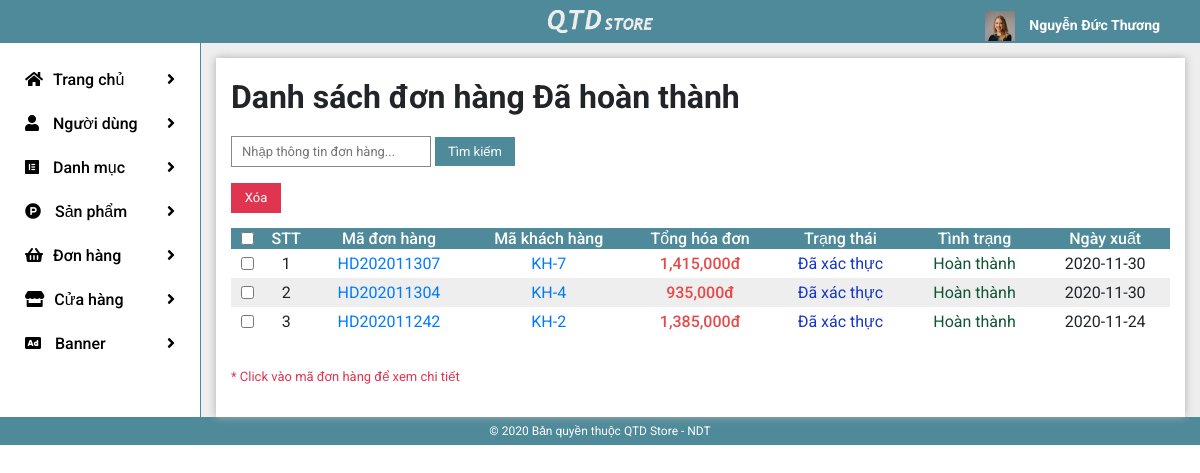
The app's page /admin/index.php?mod=bill&action=finish (signed in) with its own data.
### tables this page shows
CREATE TABLE `tbl_users` (
  `user_id` int(11) NOT NULL,
  `username` varchar(32) NOT NULL,
  `password` varchar(50) NOT NULL,
  `first_name` varchar(30) NOT NULL,
  `last_name` varchar(7) NOT NULL,
  `date_of_birth` date DEFAULT NULL,
  `gender` enum('male','female','','') NOT NULL,
  `phone` varchar(11) NOT NULL,
  `email` varchar(50) NOT NULL,
  `position` enum('member','salesman','manager') NOT NULL DEFAULT 'member',
  `address` varchar(100) DEFAULT NULL,
  `img_id` int(11) DEFAULT 1,
  `active_token` varchar(40) DEFAULT NULL,
  `is_active` enum('0','1') NOT NULL DEFAULT '0',
  `reset_token` varchar(40) DEFAULT NULL,
  `reg_date` date NOT NULL DEFAULT current_timestamp(),
  `region_id` int(11) DEFAULT NULL
);

CREATE TABLE `tbl_customer_bill` (
  `customer_bill_id` int(11) NOT NULL,
  `customer_id` int(11) NOT NULL,
  `bill_id` int(11) NOT NULL
);

CREATE TABLE `tbl_bill` (
  `bill_id` int(11) NOT NULL,
  `bill_code` varchar(50) NOT NULL,
  `discount_id` int(11) DEFAULT NULL,
  `delivery_fee_id` int(11) DEFAULT NULL,
  `method_pay` enum('0','1') NOT NULL DEFAULT '0',
  `shipping_code` varchar(20) DEFAULT NULL,
  `bill_date` date NOT NULL DEFAULT current_timestamp(),
  `total` float NOT NULL DEFAULT 0,
  `num_order` int(5) NOT NULL DEFAULT 0,
  `bill_status` enum('0','1') NOT NULL DEFAULT '0',
  `bill_condition` enum('0','1') NOT NULL DEFAULT '0'
);

### admin/libraries/database.php (called while the page is built, shortened)
<?php
function db_query($query_string) {
    global $conn;
    $result = mysqli_query($conn, $query_string);
    return $result;
}
function db_fetch_row($query_string) {
    $mysqli_result = db_query($query_string);
    $result = mysqli_fetch_assoc($mysqli_result);
    return $result;
}
function db_fetch_array($query_string) {
    $result = array();
    $mysqli_result = db_query($query_string);
    while ($row = mysqli_fetch_assoc($mysqli_result)) {
        $result[] = $row;
    }
    return $result;
}

### admin/modules/bill/controllers/indexController.php (called while the page is built, shortened)
<?php
function finishAction()
{
    $list_bill = get_list_finish_bill();
    $data['list_bill'] = $list_bill;
    load_view('finish', $data);
}

### admin/core/router.php (called while the page is built, shortened)
<?php
$action_name = get_action().'Action';
call_function(array('construct', $action_name));

### admin/core/appload.php (called while the page is built, shortened)
<?php
require CONFIGPATH . DIRECTORY_SEPARATOR . 'database.php';
require LIBPATH . DIRECTORY_SEPARATOR . 'database.php';
require COREPATH . DIRECTORY_SEPARATOR . 'base.php';
require COREPATH . DIRECTORY_SEPARATOR . 'router.php';

### admin/index.php (called while the page is built, shortened)
<?php
require COREPATH.DIRECTORY_SEPARATOR.'appload.php';

### admin/helper/format.php (called while the page is built)
<?php
function currency_format($number, $suffix = 'đ'){
    return number_format($number).$suffix;
}

### admin/modules/bill/views/finishView.php (the view, shortened to what this page needs)
<?php
get_header()
?>
<head>
    <link rel="stylesheet" href="public/css/form-search.css">
    <link rel="stylesheet" href="public/css/table.css">
    <link rel="stylesheet" href="public/css/bill.css">
</head>
<div id="wp-content">
    <div class="container-fluid">
        <div class="row">
            <div class="col-lg-2 sidebar">
                <?php get_sidebar() ?>
            </div>
            <div class="col-lg-10 content">
                <div class="main-content">
                    <h1>Danh sách đơn hàng Đã hoàn thành</h1>
                    <form action="" method="get">
                        <input type="text" name="search" placeholder="Nhập thông tin đơn hàng..." id="search-box">
                        <input type="submit" name="btn_search" id="search" value="Tìm kiếm">
                    </form>
                    <form action="" method="post">
                        <button type="submit" name="btn_del" id="del">Xóa</button>
                        <table>
                            <thead>
                                <tr>
                                    <td>
                                        <input type="checkbox" name="select_all" id="select-all">
                                    </td>
                                    <td>STT</td>
                                    <td>Mã đơn hàng</td>
                                    <td>Mã khách hàng</td>
                                    <td>Tổng hóa đơn</td>
                                    <td>Trạng thái</td>
                                    <td>Tình trạng</td>
                                    <td>Ngày xuất</td>
                                </tr>
                            </thead>
                            <tbody>
                                <?php
                                $temp = 0;
                                foreach ($list_bill as $bill) {
                                    $temp++;
                                ?>
                                    <tr>
                                        <td>
                                            <input type="checkbox" name="select[]" id="select-<?php echo $bill['bill_id'] ?>">
                                        </td>
                                        <td><?php echo $temp ?></td>
                                        <td><a href="?mod=bill&action=detail&id=<?php echo $bill['bill_id'] ?>"><?php echo $bill['bill_code'] ?></a></td>
                                        <td><a href="?mod=customer&action=detail&id=<?php echo $bill['customer_id'] ?>">KH-<?php echo $bill['customer_id'] ?></a></td>
                                        <td><span class="price"><?php echo currency_format($bill['total']) ?></span></td>
                                        <td><?php echo check_status($bill['bill_id']) ?></td>
                                        <td><?php echo check_condition($bill['bill_id']) ?></td>
                                        <td><?php echo $bill['bill_date'] ?></td>
                                    </tr>
                                <?php
                                }
                                ?>
                            </tbody>
                        </table>
                    </form>
                    <p>
                        <span class="alert">* Click vào mã đơn hàng để xem chi tiết</span>
                    </p>
                </div>
            </div>
        </div>
    </div>
</div>
<?php
get_footer()
?>

### admin/core/base.php (shortened to what this page needs)
<?php
function get_module() {
    global $config;
    $module = isset($_GET['mod']) ? $_GET['mod'] : $config['default_module'];
    return $module;
}
function call_function($list_function = array()) {
    if (is_array($list_function)) {
        foreach ($list_function as $f) {
            if (function_exists($f())) {
                $f();
            }
        }
    }
}
function load_view($name, $data_send = array()) {
    $data = $data_send;
    $path = MODULESPATH . DIRECTORY_SEPARATOR . get_module() . DIRECTORY_SEPARATOR . 'views' . DIRECTORY_SEPARATOR . $name . 'View.php';
    if (file_exists($path)) {
        require $path;
    } else {
        echo "Không tìm thấy {$path}";
    }
}
function get_header($name = '') {
    if (empty($name)) {
        $name = 'header';
    } else {
        $name = "header-{$name}";
    }
    $path = LAYOUTPATH . DIRECTORY_SEPARATOR . $name . '.php';
    if (file_exists($path)) {
        require $path;
    } else {
        echo "Không tìm thấy {$path}";
    }
}
function get_footer($name = '') {
    if (empty($name)) {
        $name = 'footer';
    } else {
        $name = "footer-{$name}";
    }
    $path = LAYOUTPATH . DIRECTORY_SEPARATOR . $name . '.php';
    if (file_exists($path)) {
        require $path;
    } else {
        echo "Không tìm thấy {$path}";
    }
}
function get_sidebar($name = '') {
    if (empty($name)) {
        $name = 'sidebar';
    } else {
        $name = "sidebar-{$name}";
    }
    $path = LAYOUTPATH . DIRECTORY_SEPARATOR . $name . '.php';
    if (file_exists($path)) {
        require $path;
    } else {
        echo "Không tìm thấy {$path}";
    }
}
?>

### admin/layout/header.php (shortened to what this page needs)
<html lang="en">
<head>
    <link rel="stylesheet" href="public/css/all.css">
    <link rel="stylesheet" href="public/css/reset.css">
    <link rel="stylesheet" href="public/css/bootstrap-grid.min.css">
    <link rel="stylesheet" href="public/css/main.css">
</head>
<body>
    <div id="wrapper">
        <div id="header">
            <div class="container-fluid">
                <div class="col-lg-5 col-md-4 col-sm-4 col-3">
                </div>
                <div class="col-lg-2 col-md-4 col-sm-4 col-6 logo">
                    <a href="?">
                        <img src="public/images/qtd_logo.png" class="img-fluid">
                    </a>
                </div>
                <div class="col-lg-5 col-md-4 col-sm-4 col-3">
                    <span class="right-header">
                        <span class="account-bar">
                            <img src="public/images/user-1.png" alt="">
                            <h3><?php
                                $user = db_fetch_row("SELECT * FROM `tbl_users` WHERE `username` = '{$_SESSION['user_login']}'");
                                echo $user['first_name'] . " " . $user['last_name'];
                                ?></h3>
                        </span>
                    </span>
                </div>
            </div>
        </div>
    </div>
</body>

### admin/layout/sidebar.php (shortened to what this page needs)
<ul class="clear action">
    <li>
        <a href="?"><span><i class="fas fa-home before"></i>Trang chủ <i class="fas fa-angle-right"></i></span></a>
    </li>
    <li>
        <span><i class="fas fa-user before"></i> Người dùng <i class="fas fa-angle-right"></i></span>
    </li>
    <li>
        <span><i class="fab fa-elementor before"></i> Danh mục <i class="fas fa-angle-right"></i></span>
    </li>
    <li>
        <span><i class="fab fa-product-hunt before"></i> Sản phẩm <i class="fas fa-angle-right"></i></span>
    </li>
    <li>
        <span><i class="fas fa-shopping-basket before"></i>Đơn hàng <i class="fas fa-angle-right"></i></span>
    </li>
    <li>
        <span><i class="fas fa-store before"></i>Cửa hàng <i class="fas fa-angle-right"></i></span>
    </li>
    <li>
        <span><i class="fas fa-ad before"></i> Banner <i class="fas fa-angle-right"></i></span>
    </li>
</ul>

### admin/modules/bill/models/indexModel.php (shortened to what this page needs)
<?php
function get_list_finish_bill()
{
    $result = db_fetch_array("SELECT * FROM `tbl_bill` JOIN `tbl_customer_bill` ON `tbl_bill`.`bill_id` = `tbl_customer_bill`.`bill_id` WHERE `tbl_bill`.`bill_condition` = '1' ORDER BY `bill_date` DESC");
    return $result;
}
function check_status($id)
{
    $result = db_fetch_row("SELECT * FROM `tbl_bill` WHERE `bill_id` = $id");
    if ($result['bill_status']  == 1) {
        return "<span class='active'>Đã xác thực</span>";
    }
}
function check_condition($id)
{
    $result = db_fetch_row("SELECT * FROM `tbl_bill` WHERE `bill_id` = $id");
    if ($result['bill_condition']  == 1) {
        return "<span class='finish'>Hoàn thành</span>";
    }
}

### admin/layout/footer.php (shortened to what this page needs)
<div id="footer">
    <span>&copy; 2020 Bản quyền thuộc QTD Store - NDT</span>
</div>
</html>

### admin/public/css/all.css (style rules this page uses)
.fa, .fas, .far, .fal, .fad, .fab { -moz-osx-font-smoothing: grayscale; -webkit-font-smoothing: antialiased; display: inline-block; font-style: normal; font-variant: normal; text-rendering: auto; line-height: 1; }
.fa-ad:before { content: "\f641"; }
.fa-angle-right:before { content: "\f105"; }
.fa-elementor:before { content: "\f430"; }
.fa-home:before { content: "\f015"; }
.fa-product-hunt:before { content: "\f288"; }
.fa-shopping-basket:before { content: "\f291"; }
.fa-store:before { content: "\f54e"; }
.fa-user:before { content: "\f007"; }
.fab { font-family: 'Font Awesome 5 Brands'; font-weight: 400; }
.fa, .fas { font-family: 'Font Awesome 5 Free'; font-weight: 900; }

### admin/public/css/main.css (style rules this page uses)
body { font-family: 'Roboto', sans-serif; }
#header { background: rgb(78, 138, 153); }
#header .container-fluid { display: flex; }
.logo { padding: 10px 45px; }
.img-fluid { width: 100%; height: auto; }
.right-header { display: flex; justify-content: flex-end; }
.account-bar { cursor: pointer; margin-right: 10px; position: relative; }
.account-bar img { width: 30px; height: 30px; }
.account-bar h3 { cursor: pointer; text-align: right; display: inline-block; padding-top: 15px; color: #fff; margin-bottom: 0; margin-left: 10px; font-size: 14px; }
ul.clear { list-style: none; padding: 0; margin: 0; }
ul.action { padding: 15px 0; }
ul.action li span { cursor: pointer; position: relative; display: block; padding: 10px; text-decoration: none; color: #000; font-weight: 500; background: #fff; border-radius: 5px; }
ul.action li a { display: block; text-decoration: none; }
ul.action li span i.fa-angle-right { position: absolute; top: 13px; right: 10px; transition: all .2s; }
ul.action li span i.before { margin-right: 10px; }
.content { padding-top: 15px; border-left: 1px solid rgb(78, 138, 153); min-height: 550px; background: #eee; }
.main-content { background: #fff; padding: 15px; height: 100%; box-shadow: 0 0 8px rgb(172, 172, 172); overflow: hidden; }
.content h1 { margin-bottom: 15px; }
.alert { color: #e03550; font-size: 13px; }
#footer { background: rgb(78, 138, 153); color: #fff; padding: 5px 0; text-align: center; font-size: 12px; }

### admin/public/css/form-search.css (style rules this page uses)
form { width: 100%; overflow: hidden; }
#search-box { padding: 5px 10px; width: 200px; font-size: 13px; border: 1px solid #888; }
#search { padding: 5px 0; color: #fff; text-align: center; width: 80px; font-size: 13px; border: none; background: rgb(78, 138, 153); }
#del { padding: 5px 0; color: #fff; text-align: center; width: 50px; font-size: 13px; border: none; background: #e03550; }

### admin/public/css/table.css (style rules this page uses)
table { margin: 15px 0; width: 100%; border-collapse: collapse; }
table thead tr td { font-weight: 500; text-align: center; background: rgb(78, 138, 153); color: #fff; }
table tbody tr td { text-align: center; padding: 5px; }
.price { color: red; }
table tbody tr:nth-child(even) td { background: #eee; }
@media screen and (max-width: 1200px) { .content { min-height: 0; } }

### admin/public/css/bill.css (style rules this page uses)
.active { color: rgb(21, 54, 201); }
.finish { color: rgb(16, 85, 53); }
.price { color: rgb(230, 75, 75); font-weight: 500; }

### records on screen
tbl_users: first_name "Nguyễn Đức", last_name "Thương"
tbl_customer_bill: bill.bill_code "HD202011307", customer "7", bill.total "1,415,000đ", bill.bill_date "2020-11-30"
tbl_customer_bill: bill.bill_code "HD202011304", customer "4", bill.total "935,000đ", bill.bill_date "2020-11-30"
tbl_customer_bill: bill.bill_code "HD202011242", customer "2", bill.total "1,385,000đ", bill.bill_date "2020-11-24"
